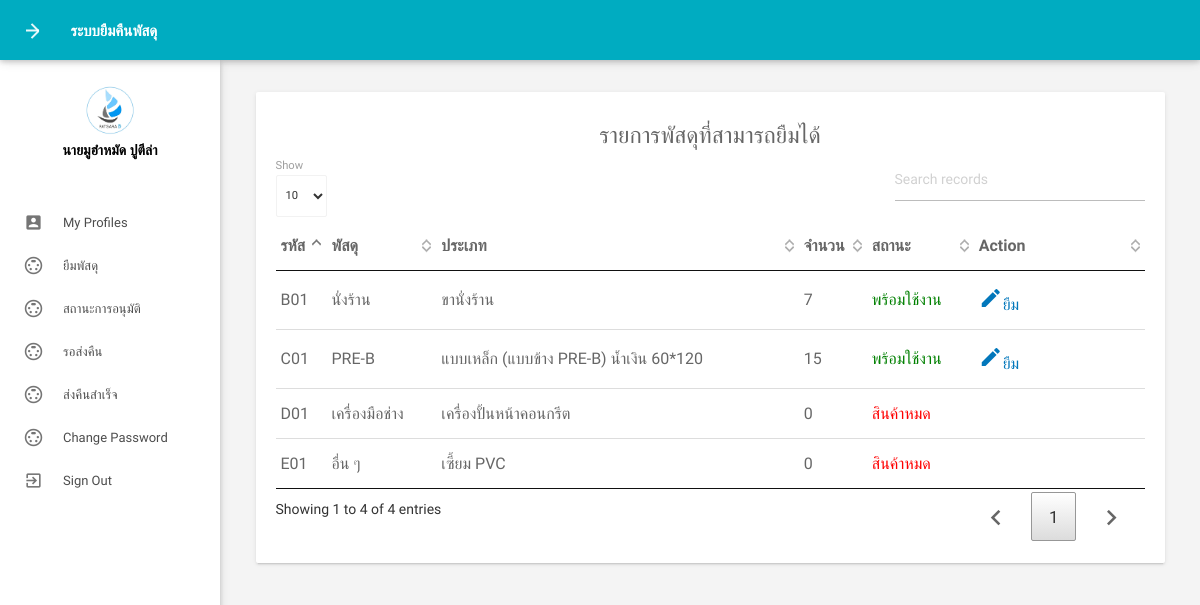
/listpercel.php (signed in), run on an earlier commit of the app's database.
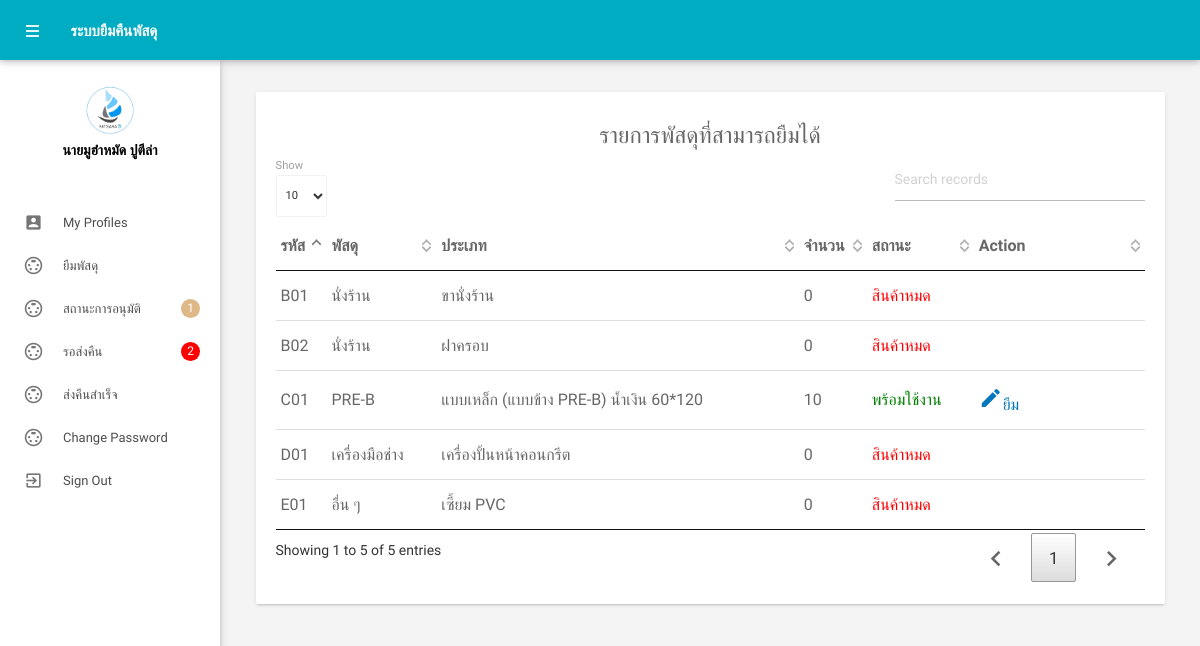
And on a later commit of the database.
### tables this page shows
CREATE TABLE `tblemployees` (
  `id` int(11) NOT NULL,
  `FirstName` varchar(150) NOT NULL,
  `LastName` varchar(150) NOT NULL,
  `EmailId` varchar(200) NOT NULL,
  `Password` varchar(180) NOT NULL,
  `Gender` varchar(100) NOT NULL,
  `Address` varchar(255) NOT NULL,
  `Phonenumber` char(11) NOT NULL,
  `RegDate` timestamp NOT NULL DEFAULT current_timestamp()
);

CREATE TABLE `tbtypepercel` (
  `TypePercelIdAuto` int(8) NOT NULL,
  `TypePercelId` varchar(15) NOT NULL,
  `TypePercelName` varchar(255) NOT NULL,
  `typePercelAmount` int(11) NOT NULL,
  `PercelIdAuto` int(11) NOT NULL
);

CREATE TABLE `tbpercel` (
  `PercelName` varchar(80) NOT NULL,
  `PercelIdAuto` int(4) NOT NULL,
  `PercelId` varchar(15) NOT NULL
);

### listpercel.php (the view, shortened to what this page needs)
<?php
include('includes/config.php');
?>
<!DOCTYPE html>
<html lang="en">
<head>
    <link type="text/css" rel="stylesheet" href="assets/plugins/materialize/css/materialize.min.css" />
    <link href="assets/plugins/material-preloader/css/materialPreloader.min.css" rel="stylesheet">
    <link href="assets/css/alpha.min.css" rel="stylesheet" type="text/css" />
    <link href="assets/css/custom.css" rel="stylesheet" type="text/css" />
    <link href="assets/plugins/datatables/css/jquery.dataTables.min.css" rel="stylesheet">
</head>
<body>
    <?php include('includes/header.php'); ?>
    <?php include('includes/sidebar.php'); ?>
    <main class="mn-inner">
        <div class="row">
            <div class="col s12 m12 l12">
                <div class="card">
                    <div class="card-content">
                        <h5 style="text-align:center;">รายการพัสดุที่สามารถยืมได้</h5>
                        <table id="example" class="display responsive-table">
                            <thead>
                                <tr>
                                    <th>รหัส</th>
                                    <th>พัสดุ</th>
                                    <th>ประเภท</th>
                                    <th>จำนวน</th>
                                    <th>สถานะ</th>
                                    <th>Action</th>
                                </tr>
                            </thead>
                            <tbody>
                                <?php $sql = "SELECT a.typePercelAmount,a.TypePercelName,a.TypePercelIdAuto,a.TypePercelId,b.PercelName FROM tbtypepercel as a INNER JOIN tbpercel as b ON a.PercelIdAuto = b.PercelIdAuto;";
                                $query = $dbh->prepare($sql);
                                $query->execute();
                                $results = $query->fetchAll(PDO::FETCH_OBJ);
                                if ($query->rowCount() > 0) {
                                    foreach ($results as $result) {               ?>
                                        <tr>
                                            <td> <?php echo htmlentities($result->TypePercelId); ?></td>
                                            <td><?php echo htmlentities($result->PercelName); ?></td>
                                            <td><?php echo htmlentities($result->TypePercelName); ?></td>
                                            <td><?php echo htmlentities($result->typePercelAmount); ?></td>
                                            <td><?php
                                                if ($result->typePercelAmount == 0) { ?>
                                                    <span style="color:red;">สินค้าหมด</span>
                                                <?php  } else { ?>
                                                    <span style="color:green;">พร้อมใช้งาน</span>
                                                <?php  }
                                                ?>
                                            </td>
                                            <td>
                                                <?php if ($result->typePercelAmount != 0) { ?>
                                                    <a href="borrowpercel.php?id=<?php echo $result->TypePercelIdAuto;  ?>"><i class="material-icons">mode_edit</i>ยืม</a>
                                                <?php } ?>
                                            </td>
                                        </tr>
                                <?php
                                    }
                                } ?>
                            </tbody>
                        </table>
                    </div>
                </div>
            </div>
        </div>
    </main>
    </div>
    <div class="left-sidebar-hover"></div>
</body>
</html>

### includes/header.php (shortened to what this page needs)
<div class="mn-content fixed-sidebar">
    <header class="mn-header navbar-fixed">
        <nav class="cyan darken-1">
            <div class="nav-wrapper row">
                <section class="material-design-hamburger navigation-toggle">
                    <a href="#" data-activates="slide-out" class="button-collapse show-on-large material-design-hamburger__icon">
                        <span class="material-design-hamburger__layer"></span>
                    </a>
                </section>
                <div class="header-title col s8">
                    <span class="chapter-title">ระบบยืมคืนพัสดุ</span>
                </div>
            </div>
        </nav>
    </header>

### includes/sidebar.php (shortened to what this page needs)
<aside id="slide-out" class="side-nav white fixed">
    <div class="side-nav-wrapper">
        <div class="center">
            <div class="sidebar-profile">
                <div class="sidebar-profile-image">
                    <img src="assets/images/icon-company.jpg" class="circle" alt="">
                </div>
                <div class="sidebar-profile-info">
                    <?php
                       $eid = $_SESSION['eid'];
                       $sql = "SELECT FirstName,LastName from  tblemployees where id=:eid";
                       $query = $dbh->prepare($sql);
                       $query->bindParam(':eid', $eid, PDO::PARAM_STR);
                       $query->execute();
                       $results = $query->fetchAll(PDO::FETCH_OBJ);
                       if ($query->rowCount() > 0) {
                           foreach ($results as $result) {               ?>
                            <p><?php echo htmlentities($result->FirstName . " " . $result->LastName); ?></p>
                    <?php }
                       } ?>
                </div>
            </div>
        </div>
        <ul class="sidebar-menu collapsible collapsible-accordion" data-collapsible="accordion">
            <li class="no-padding"><a class="waves-effect waves-grey" href="myprofile.php"><i class="material-icons">account_box</i>My Profiles</a></li>
            <li class="no-padding"><a class="waves-effect waves-grey" href="listpercel.php"><i class="material-icons">settings_input_svideo</i>ยืมพัสดุ</a></li>
            <li class="no-padding"><a class="waves-effect waves-grey" href="listhistory.php"><i class="material-icons">settings_input_svideo</i>สถานะการอนุมัติ
            <?php
                       $id=$_SESSION['eid'];
                       $sqlCount2 = "SELECT COUNT(StatusBorrow) as StatusBorrow FROM tbborrow WHERE StatusBorrow = 1 AND BorrowAmount > 0 AND id=:id";
                       $queryCount2 = $dbh->prepare($sqlCount2);
                       $queryCount2->bindParam(':id', $id);
                       $queryCount2->execute();
                       $resultsCount2 = $queryCount2->fetch(PDO::FETCH_ASSOC);
                       if ($resultsCount2['StatusBorrow'] > 0) { ?>
                        <span style="border-radius: 50%; background-color:burlywood; color:white;" class="badge"><?php echo $resultsCount2['StatusBorrow']; ?></span>
                    <?php }
                       ?>
           </a></li>
            <li class="no-padding"><a class="waves-effect waves-grey" href="returnpercel.php"><i class="material-icons">settings_input_svideo</i>รอส่งคืน
                    <?php
                       $sqlCount1 = "SELECT COUNT(StatusBorrow) as StatusBorrow FROM tbborrow WHERE StatusBorrow = 2 AND BorrowAmount > 0 AND id=:id";
                       $queryCount1 = $dbh->prepare($sqlCount1);
                       $queryCount1->bindParam(':id', $id);
                       $queryCount1->execute();
                       $resultsCount1 = $queryCount1->fetch(PDO::FETCH_ASSOC);
                       if ($resultsCount1['StatusBorrow'] > 0) { ?>
                        <span style="border-radius: 50%; background-color:red; color:white;" class="badge"><?php echo $resultsCount1['StatusBorrow']; ?></span>
                    <?php }
                       ?>
                </a></li>
            <li class="no-padding"><a class="waves-effect waves-grey" href="returnpercellsuccess.php"><i class="material-icons">settings_input_svideo</i>ส่งคืนสำเร็จ</a></li>
            <li class="no-padding"><a class="waves-effect waves-grey" href="emp-changepassword.php"><i class="material-icons">settings_input_svideo</i>Change Password</a></li>
            <li class="no-padding">
                <a class="waves-effect waves-grey" onclick="return confirm('แน่ใจหรือไหมที่จะออกจากระบบ ?');" href="logout.php"><i class="material-icons">exit_to_app</i>Sign
                    Out</a>
            </li>
        </ul>
    </div>
</aside>

### listpercel.php (style rules this page uses)
body { font-family: 'IBM Plex Sans Thai Looped', sans-serif; }

What changed in the data, as far as the page shows it:
changed tbtypepercel "ขานั่งร้าน": typePercelAmount "7" → "0"; typePercelAmount "พร้อมใช้งาน ยืม" → "สินค้าหมด"
changed tbtypepercel "แบบเหล็ก (แบบข้าง PRE-B) น้ำเงิน 60*120": typePercelAmount "15" → "10"
added tbtypepercel: TypePercelId "B02", PercelIdAuto.PercelName "นั่งร้าน", TypePercelName "ฝาครอบ", typePercelAmount "0", shows "สินค้าหมด"
Also different on the page:
$resultsCount2['StatusBorrow']: (not shown) → "1"
$resultsCount1['StatusBorrow']: (not shown) → "2"
text written by a page script: "Show Showing 1 to 4 of 4 entries 1" → "Show Showing 1 to 5 of 5 entries 1"
